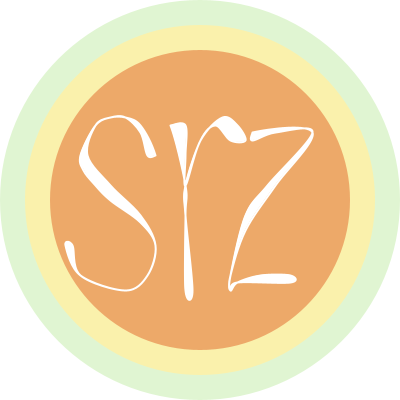
Frame 1 (no input)
Frame 60 (the mouse pressed at the canvas centre just before this capture): identical to frame 1, image omitted
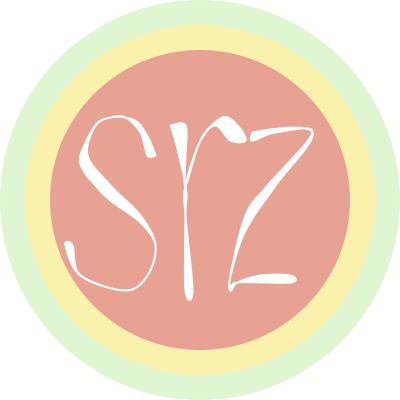
Frame 120 (the mouse held since frame 60 and released just before this capture)

The Processing sketch that drew these frames (run headless with seeded random() and noise(); from frame 60 on, the mouse is pressed at the canvas centre):

// Processing sketch: processing_36780
// ── processing_36780.pde

//HW 4 (hw revised)
//Copyright Samantha Zucker, September 2011, Pittsburgh, PA 15289

float x,y,wd,ht,wdc,htc; 

  color white  = color(255,255,255);
  color peach  = color(237,169,105);
  color yellow = color(250,241,172);
  color gree= color(224,245,210);
  color purple = color(161,131,173);
  
void setup ()
{
  
size(400,400);

//variables

  x=50;
  y=50;
  wd=300;
  ht=300;
  wdc=300;//(circles wd)
  htc=300;//(circles ht)
   

  
}

void draw()

{
 
 
  
  //background circles
    
  smooth();
  noStroke();
  ellipseMode(CENTER);
   
 
  fill(white);
  ellipse(width/2,height/2, wdc+300, htc+300);
 
  fill(gree);
  ellipse(width/2,height/2, wdc+100, htc+100);
   
  fill(yellow);
  ellipse(width/2,height/2, wdc+50, htc+50);
  
   
  //reference circle
  
 fill(peach);
 noStroke();
 ellipseMode(CENTER);
 ellipse(width/2,height/2,wdc,htc);
  
  
 
  
  
 //S
 fill(255,255,255);
 stroke(255,255,255);
 strokeWeight(2);
  
  
 beginShape();
  
 //reference point
 curveVertex(x+.375*wd, y+.5*ht);
  
 //shape,outside
 curveVertex(x+.35*wd, y+.35*ht);
 curveVertex(x+.3*wd, y+.25*ht);
 curveVertex(x+.25*wd, y+.225*ht);
 curveVertex(x+.2*wd, y+.225*ht);
 curveVertex(x+.15*wd, y+.25*ht);
 curveVertex(x+.1*wd, y+.35*ht);
 curveVertex(x+.113*wd, y+.4*ht);
 curveVertex(x+.15*wd, y+.45*ht);
 curveVertex(x+.2*wd, y+.5*ht);
  
 curveVertex(x+.3*wd, y+.575*ht);
 curveVertex(x+.35*wd, y+.65*ht);
 curveVertex(x+.325*wd, y+.75*ht);
 curveVertex(x+.25*wd, y+.8*ht);
 curveVertex(x+.1*wd, y+.75*ht);
 curveVertex(x+.05*wd, y+.65*ht);
 curveVertex(x+.075*wd, y+.65*ht);
 curveVertex(x+.1*wd, y+.75*ht);
 curveVertex(x+.25*wd, y+.8*ht);
 curveVertex(x+.325*wd, y+.75*ht);
 curveVertex(x+.35*wd, y+.65*ht);
 curveVertex(x+.3*wd, y+.55*ht);
 curveVertex(x+.2*wd, y+.45*ht);
 curveVertex(x+.125*wd, y+.35*ht);
 curveVertex(x+.15*wd, y+.25*ht);
 curveVertex(x+.2*wd, y+.225*ht);
 curveVertex(x+.25*wd, y+.225*ht);
 curveVertex(x+.3*wd, y+.275*ht);
 curveVertex(x+.325*wd, y+.35*ht);
 curveVertex(x+.35*wd, y+.35*ht);
 curveVertex(x+.35*wd, y+.35*ht);
  
 endShape();
  
  
 //r
 beginShape();
  
 //reference point
 curveVertex(x+.35*wd, y+.2*ht);
  
 //shape
 curveVertex(x+.4*wd, y+.25*ht);
 curveVertex(x+.45*wd, y+.45*ht);
 curveVertex(x+.45*wd, y+.55*ht);
 curveVertex(x+.45*wd, y+.8*ht);
 curveVertex(x+.475*wd, y+.8*ht);
 curveVertex(x+.45*wd, y+.55*ht);
 curveVertex(x+.45*wd, y+.45*ht);
 curveVertex(x+.5*wd, y+.3*ht);
 curveVertex(x+.55*wd, y+.25*ht);
 curveVertex(x+.6*wd, y+.3*ht);
 curveVertex(x+.65*wd, y+.3*ht);
 curveVertex(x+.625*wd, y+.25*ht);
 curveVertex(x+.575*wd, y+.225*ht);
 curveVertex(x+.5*wd, y+.3*ht);
 curveVertex(x+.45*wd, y+.45*ht);
 curveVertex(x+.45*wd, y+.35*ht);
 curveVertex(x+.45*wd, y+.25*ht);
 curveVertex(x+.4*wd, y+.25*ht);
 //reference point
 curveVertex(x+.4*wd, y+.25*ht);
  
 endShape();
 
//z
beginShape();
//reference point
curveVertex(x+.525*wd, y+.35*ht);
//shape
curveVertex(x+wd*.675, y+ht*.275);
curveVertex(x+wd*.875, y+ht*.275);
curveVertex(x+wd*.75, y+ht*.45);
curveVertex(x+wd*.65, y+ht*.6);
curveVertex(x+wd*.6, y+ht*.75);
curveVertex(x+wd*.6, y+ht*.8);
curveVertex(x+wd*.625, y+ht*.775);
curveVertex(x+wd*.7, y+ht*.75);
curveVertex(x+wd*.8, y+ht*.75);
curveVertex(x+wd*.8, y+ht*.775);
curveVertex(x+wd*.625, y+ht*.775);
curveVertex(x+wd*.6, y+ht*.8);
curveVertex(x+wd*.6, y+ht*.75);
curveVertex(x+wd*.65, y+ht*.55);
curveVertex(x+wd*.725, y+ht*.45);
curveVertex(x+wd*.875, y+ht*.275);
curveVertex(x+wd*.75, y+ht*.275);
curveVertex(x+wd*.675, y+ht*.3);
curveVertex(x+wd*.675, y+ht*.275);
 
curveVertex(x+wd*.675, y+ht*.275);
 
endShape();

}

void mousePressed()
{
 if(dist(mouseX,mouseY,width/2,height/2)<wd/2)
 //if in the orange circle
 {
   peach = color(random(200,250),random(150,200),random(100,150));
 //change orange color
 }
 else if(dist(mouseX,mouseY,width/2,height/2)<(wd+50)/2)
 //if in the yellow circle
 {
 yellow = color(random(220,256),random(210,250),random(100,150)); 
 //change yellow color
 }
 else if(dist(mouseX,mouseY,width/2,height/2)<(wd+100)/2)
 //if in the green circle
 {
 gree= color(random(100,150),random(200,256),random(150,220));  
 //chane green color
 }
 else
 //if outside the circles
 {
 white= color(random(100,256),random(100,256),random(100,256));   
 //change background color
 }
}

void keyPressed()
{
  if (key ==CODED){
    
    if(keyCode==LEFT){
    //circles smaller  
      wdc = wdc - .1*wdc;
      htc = htc - .1*htc;
    }
   if (keyCode==RIGHT)
   {
      //circles larger
      wdc = wdc + .1*wdc;
      htc = htc + .1*htc;
    } 
   if(keyCode==SHIFT) 
   {
     //circles reset
     
     wdc=300;
     htc=300;
   }
  }
  
  
  
}
